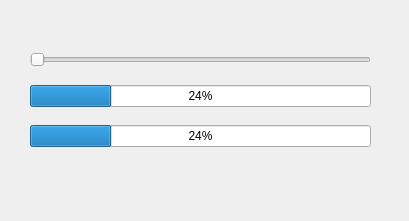
<?xml version="1.0" encoding="UTF-8"?>
<ui version="4.0">
 <class>MainWindow</class>
 <widget class="QMainWindow" name="MainWindow">
  <property name="geometry">
   <rect>
    <x>0</x>
    <y>0</y>
    <width>409</width>
    <height>221</height>
   </rect>
  </property>
  <property name="windowTitle">
   <string>MainWindow</string>
  </property>
  <widget class="QWidget" name="centralwidget">
   <widget class="QWidget" name="">
    <property name="geometry">
     <rect>
      <x>30</x>
      <y>40</y>
      <width>341</width>
      <height>121</height>
     </rect>
    </property>
    <layout class="QGridLayout" name="gridLayout">
     <item row="1" column="0">
      <widget class="QProgressBar" name="progressBar">
       <property name="value">
        <number>24</number>
       </property>
      </widget>
     </item>
     <item row="0" column="0">
      <widget class="QSlider" name="horizontalSlider">
       <property name="orientation">
        <enum>Qt::Horizontal</enum>
       </property>
      </widget>
     </item>
     <item row="2" column="0">
      <widget class="QProgressBar" name="progressBar_2">
       <property name="value">
        <number>24</number>
       </property>
      </widget>
     </item>
    </layout>
   </widget>
  </widget>
 </widget>
 <resources/>
 <connections>
  <connection>
   <sender>horizontalSlider</sender>
   <signal>valueChanged(int)</signal>
   <receiver>progressBar</receiver>
   <slot>setValue(int)</slot>
   <hints>
    <hint type="sourcelabel">
     <x>62</x>
     <y>82</y>
    </hint>
    <hint type="destinationlabel">
     <x>78</x>
     <y>125</y>
    </hint>
   </hints>
  </connection>
 </connections>
</ui>
